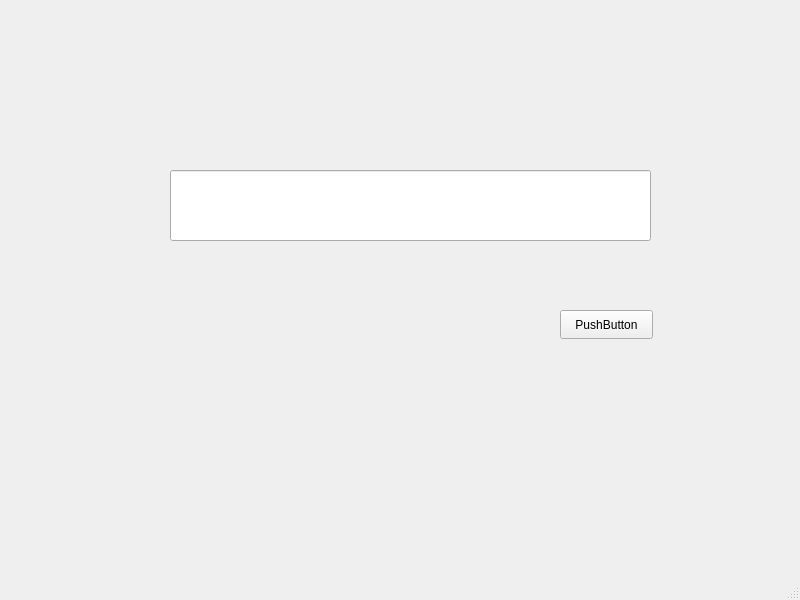
<?xml version="1.0" encoding="UTF-8"?>
<ui version="4.0">
 <class>MainWindow</class>
 <widget class="QMainWindow" name="MainWindow">
  <property name="geometry">
   <rect>
    <x>0</x>
    <y>0</y>
    <width>800</width>
    <height>600</height>
   </rect>
  </property>
  <property name="windowTitle">
   <string>MainWindow</string>
  </property>
  <widget class="QWidget" name="centralwidget">
   <widget class="QLineEdit" name="textBooks">
    <property name="geometry">
     <rect>
      <x>170</x>
      <y>170</y>
      <width>481</width>
      <height>71</height>
     </rect>
    </property>
   </widget>
   <widget class="QPushButton" name="pushButton">
    <property name="geometry">
     <rect>
      <x>560</x>
      <y>310</y>
      <width>93</width>
      <height>29</height>
     </rect>
    </property>
    <property name="text">
     <string>PushButton</string>
    </property>
   </widget>
  </widget>
  <widget class="QMenuBar" name="menubar">
   <property name="geometry">
    <rect>
     <x>0</x>
     <y>0</y>
     <width>800</width>
     <height>26</height>
    </rect>
   </property>
  </widget>
  <widget class="QStatusBar" name="statusbar"/>
 </widget>
 <resources/>
 <connections/>
</ui>
